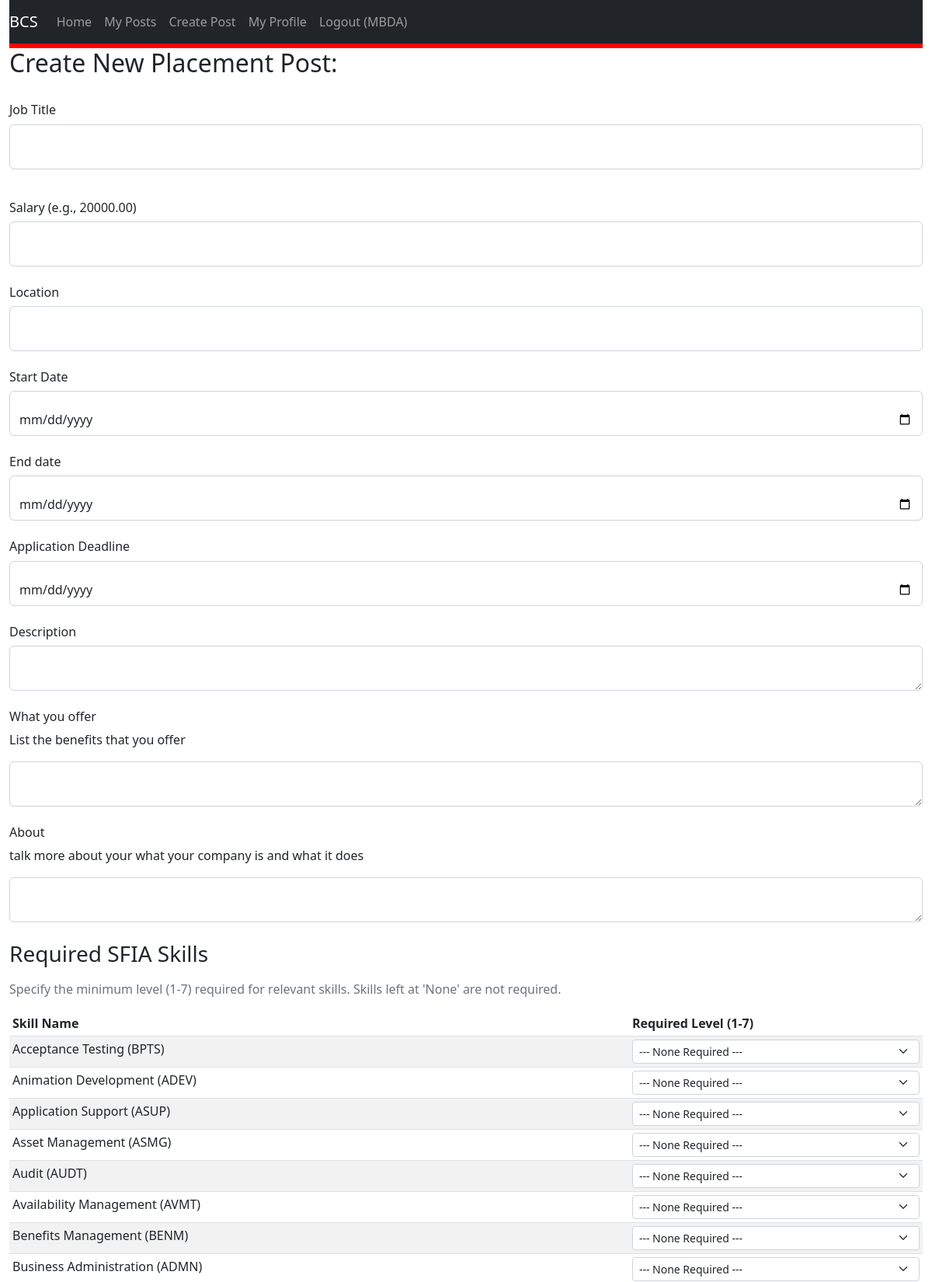
Page /add_post.php (signed in, upper part) on the committed database.
### tables this page shows
CREATE TABLE "SFIA_skills"
(
    skill_code TEXT not null
        primary key,
    skill_name TEXT not null
);

### add_post.php (called while the page is built, shortened)
<?php
require_once('Models/PlacementsDataSet.php');
$view = new stdClass();
$view->pageTitle = 'Create A New Post';
$view->postErrors = [];
$view->formData = [];
$placementsDataSet = new PlacementsDataSet();
$view->availableSkills = $placementsDataSet->fetchAvailableSkills();
require_once('Views/add_post.phtml');

### Models/Database.php (called while the page is built, shortened)
<?php
class Database {
    protected static $_dbInstance = null;
    protected $_dbHandle;
    public static function getInstance() {
        if(self::$_dbInstance === null) {
            self::$_dbInstance = new self();
        }
        return self::$_dbInstance;
    }
    private function __construct() {
        try {
            $this->_dbHandle = new PDO("sqlite:identifier.sqlite");
        }
        catch (PDOException $e) {
            echo $e->getMessage();
        }
    }
    public function getdbConnection() {
        return $this->_dbHandle;
    }
}

### Models/PlacementsDataSet.php (called while the page is built, shortened)
<?php
require_once('Database.php');
class PlacementsDataSet {
    protected $_dbHandle, $_dbInstance;
    public function __construct() {
        $this->_dbInstance = Database::getInstance();
        $this->_dbHandle = $this->_dbInstance->getdbConnection();
    }
    public function fetchAvailableSkills() {
        $sqlQuery = 'SELECT skill_code, skill_name FROM SFIA_skills ORDER BY skill_name;';
        try {
            $statement = $this->_dbHandle->prepare($sqlQuery);
            $statement->execute();
            return $statement->fetchAll(PDO::FETCH_ASSOC);
        } catch (PDOException $e) {
            return [];
        }
    }
}

### Views/add_post.phtml (the view, shortened to what this page needs)
<?php require('template/header.phtml'); ?>
    <h2>Create New Placement Post:</h2>
    <form action="add_post.php" method="POST">
        <br>
        <div class="form-floating mb-3">
            <h6>Job Title</h6>
            <input type="text" class="form-control" id="floatingTitle" name="title" required
                   value="<?php echo htmlspecialchars($view->formData['title'] ?? ''); ?>">
        </div>
        <br>
        <div class="form-floating">
            <h6>Salary (e.g., 20000.00)</h6>
            <input type="number" step="0.01" class="form-control" id="floatingSalary" name="salary" required
                   value="<?php echo htmlspecialchars($view->formData['salary'] ?? ''); ?>">
        </div>
        <br>
        <h6>Location</h6>
        <div class="form-floating">
            <input type="text" class="form-control" id="floatingLocation" name="location" required
                   value="<?php echo htmlspecialchars($view->formData['location'] ?? ''); ?>">
        </div>
        <br>
        <div class="form-floating">
            <h6>Start Date</h6>
            <input type="date" class="form-control" id="floatingStart" name="start" required
                   value="<?php echo htmlspecialchars($view->formData['start'] ?? ''); ?>">
        </div>
        <br>
        <div class="form-floating">
            <h6>End date</h6>
            <input type="date" class="form-control" id="floatingEnd" name="end" required
                   value="<?php echo htmlspecialchars($view->formData['end'] ?? ''); ?>">
        </div>
        <br>
        <div class="form-floating">
            <h6>Application Deadline</h6>
            <input type="date" class="form-control" id="floatingDeadline" name="deadline" required
                   value="<?php echo htmlspecialchars($view->formData['deadline'] ?? ''); ?>">
        </div>
        <br>
        <div class="form-floating">
            <h6>Description</h6>
            <textarea class="form-control" id="floatingDescription" name="description" placeholder="Placement description" required><?php echo htmlspecialchars($view->formData['description'] ?? ''); ?></textarea>
        </div>
        <br>
        <div class="form-floating">
            <h6>What you offer</h6>
            <p>List the benefits that you offer </p>
            <textarea class="form-control" id="floatingOffer" name="offers" placeholder="What you offer description" required><?php echo htmlspecialchars($view->formData['what_we_offer'] ?? ''); ?></textarea>
        </div>
        <br>
        <div class="form-floating">
            <h6>About</h6>
            <p>talk more about your what your company is and what it does</p>
            <textarea class="form-control" id="floatingDescription" name="about" placeholder="talk more about your background" required><?php echo htmlspecialchars($view->formData['about_company'] ?? ''); ?></textarea>
        </div>
        <h3 class="mt-4 mb-3">Required SFIA Skills</h3>
        <p class="text-muted">Specify the minimum level (1-7) required for relevant skills. Skills left at 'None' are not required.</p>
        <div class="table-responsive mb-4">
            <table class="table table-striped table-sm">
                <thead>
                <tr>
                    <th>Skill Name</th>
                    <th>Required Level (1-7)</th>
                </tr>
                </thead>
                <tbody>
                <?php
                foreach ($view->availableSkills as $skill):
                    $skillCode = htmlspecialchars($skill['skill_code']);
                    $skillName = htmlspecialchars($skill['skill_name']);
                    ?>
                    <tr>
                        <td><?php echo $skillName; ?> (<?php echo $skillCode; ?>)</td>
                        <td>
                            <select name="skills[<?php echo $skillCode; ?>]" class="form-select form-select-sm">
                                <option value="0">--- None Required ---</option>
                            </select>
                        </td>
                    </tr>
                <?php endforeach; ?>
                </tbody>
            </table>
        </div>
    </form>
<?php require('template/footer.phtml'); ?>

### rows in the picture
sfia_skills: skill_name "Acceptance Testing", skill_code "BPTS", skill_code "--- None Required ---"
sfia_skills: skill_name "Animation Development", skill_code "ADEV", skill_code "--- None Required ---"
sfia_skills: skill_name "Application Support", skill_code "ASUP", skill_code "--- None Required ---"
sfia_skills: skill_name "Asset Management", skill_code "ASMG", skill_code "--- None Required ---"
sfia_skills: skill_name "Audit", skill_code "AUDT", skill_code "--- None Required ---"
sfia_skills: skill_name "Availability Management", skill_code "AVMT", skill_code "--- None Required ---"
sfia_skills: skill_name "Benefits Management", skill_code "BENM", skill_code "--- None Required ---"
sfia_skills: skill_name "Business Administration", skill_code "ADMN", skill_code "--- None Required ---"

### other values in the picture
$_SESSION['name'] "MBDA"
